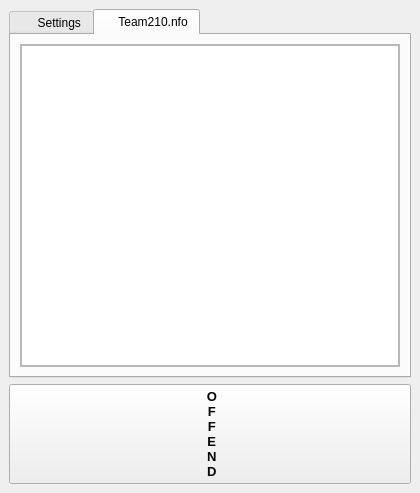
<?xml version="1.0" encoding="UTF-8"?>
<ui version="4.0">
 <class>Selector</class>
 <widget class="QMainWindow" name="Selector">
  <property name="geometry">
   <rect>
    <x>0</x>
    <y>0</y>
    <width>420</width>
    <height>493</height>
   </rect>
  </property>
  <property name="windowTitle">
   <string>Neuron by Team210 - Settings</string>
  </property>
  <widget class="QWidget" name="centralwidget">
   <layout class="QVBoxLayout" name="verticalLayout">
    <item>
     <widget class="QTabWidget" name="tabWidget">
      <property name="currentIndex">
       <number>1</number>
      </property>
      <property name="iconSize">
       <size>
        <width>48</width>
        <height>48</height>
       </size>
      </property>
      <widget class="QWidget" name="tab">
       <attribute name="icon">
        <iconset resource="neuron.qrc">
         <normaloff>:/images/Shadow/scalable/status/system-devices-panel-alert.svg</normaloff>:/images/Shadow/scalable/status/system-devices-panel-alert.svg</iconset>
       </attribute>
       <attribute name="title">
        <string>     Settings</string>
       </attribute>
       <layout class="QFormLayout" name="formLayout">
        <item row="3" column="0">
         <widget class="QLabel" name="label">
          <property name="text">
           <string>Resolution</string>
          </property>
         </widget>
        </item>
        <item row="3" column="1">
         <widget class="QComboBox" name="comboBox">
          <item>
           <property name="text">
            <string>720p</string>
           </property>
          </item>
          <item>
           <property name="text">
            <string>1080p</string>
           </property>
          </item>
         </widget>
        </item>
        <item row="2" column="0">
         <widget class="QLabel" name="label_2">
          <property name="font">
           <font>
            <weight>75</weight>
            <bold>true</bold>
           </font>
          </property>
          <property name="styleSheet">
           <string notr="true">color:rgb(194, 37, 45)</string>
          </property>
          <property name="text">
           <string>Graphics</string>
          </property>
         </widget>
        </item>
        <item row="4" column="0">
         <widget class="QLabel" name="label_4">
          <property name="text">
           <string>Antialiasing</string>
          </property>
         </widget>
        </item>
        <item row="6" column="1">
         <widget class="QCheckBox" name="checkBox">
          <property name="text">
           <string>Fullscreen</string>
          </property>
          <property name="checked">
           <bool>true</bool>
          </property>
         </widget>
        </item>
        <item row="7" column="0">
         <widget class="QLabel" name="label_3">
          <property name="font">
           <font>
            <weight>75</weight>
            <bold>true</bold>
           </font>
          </property>
          <property name="styleSheet">
           <string notr="true">color:rgb(194, 37, 45)</string>
          </property>
          <property name="text">
           <string>Music</string>
          </property>
         </widget>
        </item>
        <item row="8" column="1">
         <widget class="QCheckBox" name="checkBox_2">
          <property name="text">
           <string>Mute</string>
          </property>
         </widget>
        </item>
        <item row="9" column="0">
         <widget class="QLabel" name="label_6">
          <property name="font">
           <font>
            <weight>75</weight>
            <bold>true</bold>
           </font>
          </property>
          <property name="styleSheet">
           <string notr="true">color:rgb(194, 37, 45)</string>
          </property>
          <property name="text">
           <string>Recording</string>
          </property>
         </widget>
        </item>
        <item row="4" column="1">
         <layout class="QHBoxLayout" name="horizontalLayout_4">
          <item>
           <widget class="QComboBox" name="comboBox_2">
            <item>
             <property name="text">
              <string>1xSSAA</string>
             </property>
            </item>
            <item>
             <property name="text">
              <string>4xSSAA</string>
             </property>
            </item>
            <item>
             <property name="text">
              <string>9xSSAA</string>
             </property>
            </item>
            <item>
             <property name="text">
              <string>16xSSAA</string>
             </property>
            </item>
           </widget>
          </item>
          <item>
           <widget class="QComboBox" name="comboBox_3">
            <item>
             <property name="text">
              <string>64xPost</string>
             </property>
            </item>
            <item>
             <property name="text">
              <string>49xPost</string>
             </property>
            </item>
            <item>
             <property name="text">
              <string>36xPost</string>
             </property>
            </item>
            <item>
             <property name="text">
              <string>25xPost</string>
             </property>
            </item>
           </widget>
          </item>
         </layout>
        </item>
        <item row="12" column="1">
         <layout class="QHBoxLayout" name="horizontalLayout_6">
          <item>
           <widget class="QLineEdit" name="lineEdit_2"/>
          </item>
          <item>
           <widget class="QPushButton" name="pushButton_3">
            <property name="text">
             <string/>
            </property>
            <property name="icon">
             <iconset resource="neuron.qrc">
              <normaloff>:/images/Shadow/scalable/actions/view-more-horizontal-symbolic.svg</normaloff>:/images/Shadow/scalable/actions/view-more-horizontal-symbolic.svg</iconset>
            </property>
           </widget>
          </item>
         </layout>
        </item>
        <item row="15" column="0">
         <widget class="QLabel" name="label_5">
          <property name="text">
           <string>Video output filename</string>
          </property>
         </widget>
        </item>
        <item row="12" column="0">
         <widget class="QLabel" name="label_7">
          <property name="text">
           <string>Audio output filename</string>
          </property>
         </widget>
        </item>
        <item row="15" column="1">
         <layout class="QHBoxLayout" name="horizontalLayout_3">
          <item>
           <layout class="QHBoxLayout" name="horizontalLayout_5">
            <item>
             <widget class="QLineEdit" name="lineEdit"/>
            </item>
            <item>
             <widget class="QPushButton" name="pushButton_2">
              <property name="text">
               <string/>
              </property>
              <property name="icon">
               <iconset resource="neuron.qrc">
                <normaloff>:/images/Shadow/scalable/actions/view-more-horizontal-symbolic.svg</normaloff>:/images/Shadow/scalable/actions/view-more-horizontal-symbolic.svg</iconset>
              </property>
             </widget>
            </item>
           </layout>
          </item>
         </layout>
        </item>
        <item row="11" column="1">
         <widget class="QCheckBox" name="checkBox_3">
          <property name="text">
           <string>Record demo</string>
          </property>
         </widget>
        </item>
       </layout>
      </widget>
      <widget class="QWidget" name="tab_2">
       <attribute name="icon">
        <iconset resource="neuron.qrc">
         <normaloff>:/images/Shadow/scalable/status/dialog-error.svg</normaloff>:/images/Shadow/scalable/status/dialog-error.svg</iconset>
       </attribute>
       <attribute name="title">
        <string>    Team210.nfo</string>
       </attribute>
       <layout class="QVBoxLayout" name="verticalLayout_3">
        <item>
         <widget class="QScrollArea" name="scrollArea">
          <property name="widgetResizable">
           <bool>true</bool>
          </property>
          <widget class="QWidget" name="scrollAreaWidgetContents">
           <property name="geometry">
            <rect>
             <x>0</x>
             <y>0</y>
             <width>376</width>
             <height>278</height>
            </rect>
           </property>
           <layout class="QVBoxLayout" name="verticalLayout_2">
            <property name="leftMargin">
             <number>0</number>
            </property>
            <property name="topMargin">
             <number>0</number>
            </property>
            <property name="rightMargin">
             <number>0</number>
            </property>
            <property name="bottomMargin">
             <number>0</number>
            </property>
            <item>
             <widget class="QTextEdit" name="textEdit">
              <property name="font">
               <font>
                <family>DejaVu Sans Mono</family>
                <pointsize>10</pointsize>
                <weight>75</weight>
                <bold>true</bold>
               </font>
              </property>
              <property name="documentTitle">
               <string/>
              </property>
              <property name="lineWrapMode">
               <enum>QTextEdit::NoWrap</enum>
              </property>
             </widget>
            </item>
           </layout>
          </widget>
         </widget>
        </item>
       </layout>
      </widget>
     </widget>
    </item>
    <item>
     <layout class="QHBoxLayout" name="horizontalLayout_2">
      <item>
       <widget class="QPushButton" name="pushButton">
        <property name="sizePolicy">
         <sizepolicy hsizetype="Minimum" vsizetype="Minimum">
          <horstretch>0</horstretch>
          <verstretch>0</verstretch>
         </sizepolicy>
        </property>
        <property name="minimumSize">
         <size>
          <width>100</width>
          <height>100</height>
         </size>
        </property>
        <property name="font">
         <font>
          <pointsize>10</pointsize>
          <weight>75</weight>
          <bold>true</bold>
          <underline>false</underline>
         </font>
        </property>
        <property name="autoFillBackground">
         <bool>true</bool>
        </property>
        <property name="styleSheet">
         <string notr="true"/>
        </property>
        <property name="text">
         <string> O
 F
 F
 E
 N
 D</string>
        </property>
        <property name="icon">
         <iconset resource="neuron.qrc">
          <normaloff>:/images/logo210.png</normaloff>:/images/logo210.png</iconset>
        </property>
        <property name="iconSize">
         <size>
          <width>100</width>
          <height>100</height>
         </size>
        </property>
        <property name="checkable">
         <bool>false</bool>
        </property>
       </widget>
      </item>
     </layout>
    </item>
   </layout>
  </widget>
 </widget>
 <resources>
  <include location="neuron.qrc"/>
 </resources>
 <connections/>
</ui>
